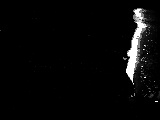
#> input picture dataset/train/weighted10.jpg, 160 x 120 px, found by its file name
$ python final2.py
#> lines starting #> are read from the running program, lines starting #| are printed output that depends on the picture; after the words box and inside, x2 and y2 are one past the last pixel; in counts of white or black regions, pixels touching at a corner belong together
import os
import cv2
import numpy as np
from sklearn import svm
from sklearn.decomposition import PCA
import matplotlib.pyplot as plt
import time


matrix_train = None
for image in os.listdir('/home/ahmed/Desktop/dataset1/train'):
    imgraw = cv2.imread(os.path.join('/home/ahmed/Desktop/dataset1/train', image), 0)
#> imgraw is the input picture: shape (120, 160); min 0, max 255, mean 8.8
    imgvector = imgraw.reshape(160*120)
#> imgvector = 19200 values, max 255 at index 1578, min 0 at index 0, mean 8.79
    try:
        matrix_train = np.vstack((matrix_train, imgvector))
    except:
        matrix_train = imgvector
#> matrix_train has the same summary as imgvector

# PCA
print('matrix_train',np.shape(matrix_train))
#| matrix_train (3, 19200)
X_t = PCA(2).fit_transform(matrix_train)
#> X_t = [[6565.8, 38.11], [-3201.5, -2325.6], [-3364.2, 2287.5]]

#plt.scatter(X_t[:,0], X_t[:,1], c='y')
#plt.show()


clf = svm.OneClassSVM(nu=0.001, kernel='rbf', gamma=0.00000001)
clf.fit(X_t)

# live

cap = cv2.VideoCapture(0)
fgbg = cv2.createBackgroundSubtractorMOG2()
time.sleep(1)


count = 0
mean = 0
matrix_test = None
while (1):
	ret, frame = cap.read()
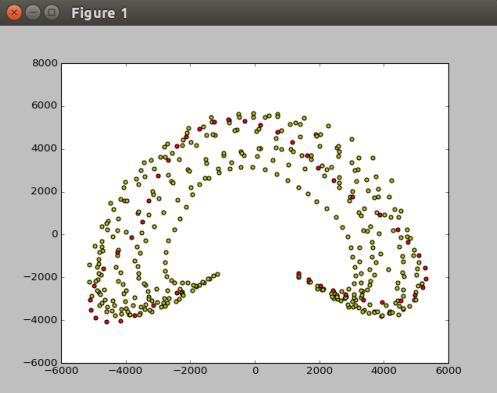
#> input picture dataset/class.PNG, 497 x 393 px, given in place of the camera
#> frame is the input picture: shape (393, 497, 3); mean B, G, R 210.4, 213, 213.7
	gray = cv2.cvtColor(frame, cv2.COLOR_BGR2GRAY)
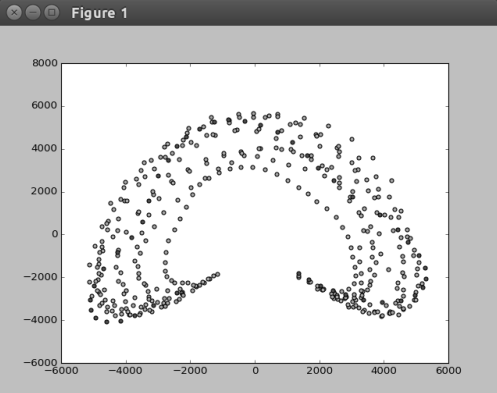
#> gray: shape (393, 497); min 15, max 255, mean 212.9
	gray = np.resize(gray,(1,160*120))
	fgmask = fgbg.apply(gray)
	retval,threshold = cv2.threshold(fgmask,125,255,cv2.THRESH_BINARY+cv2.THRESH_OTSU)
#> retval = 0
	kernel = np.ones((1,2),np.uint8)
	erosion = cv2.erode(fgmask,kernel,iterations = 1)
	erosion = erosion.reshape(160*120)
#> erosion = 19200 values from 127 to 127
	font = cv2.FONT_HERSHEY_SIMPLEX
	print('mean',mean)
	if (mean==0):
		cv2.putText(frame,'Unoccupied',(30,70), font, 1.5, (255,0,0), 2, cv2.LINE_AA)
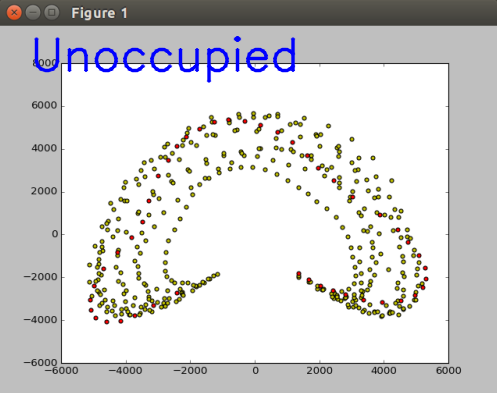
#> frame: shape (393, 497, 3); 1.65% of pixels changed, all inside (x1, y1, x2, y2) = (34, 36, 296, 83)
	elif (mean>0):
		cv2.putText(frame,'Walking',(30,70), font, 1.5, (0,255,0), 2, cv2.LINE_AA)
	else:
		cv2.putText(frame,'Threat',(30,70), font, 1.5, (0,0,255), 2, cv2.LINE_AA)
	if(np.mean(erosion)>1) and (count<45):
		try:
			matrix_test = np.vstack((matrix_test,erosion))
			count+=1
		except:
			matrix_test=erosion
#> matrix_test = 19200 values from 127 to 127
	elif (count>=45):
		Y_t = PCA(2).fit_transform(matrix_test)
		prediction = clf.predict(Y_t)
		mean = np.mean(prediction)
		print ('pred label', prediction)
		print ('pred label', mean)
		count=0
		matrix_test=None
	if (np.mean(erosion)<0.05) :
		mean=0
	cv2.imshow('frame',frame)
	k = cv2.waitKey(30) & 0xff
#> (key Esc is pressed here)
	if k == 27:
		break


cap.release()
cv2.destroyAllWindows()
